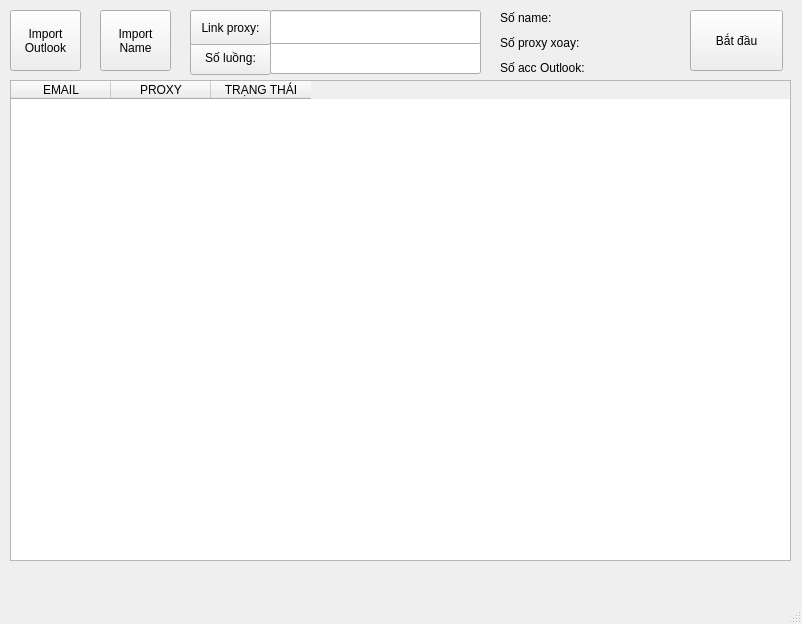
<?xml version="1.0" encoding="UTF-8"?>
<ui version="4.0">
 <class>MainWindow</class>
 <widget class="QMainWindow" name="MainWindow">
  <property name="geometry">
   <rect>
    <x>0</x>
    <y>0</y>
    <width>802</width>
    <height>624</height>
   </rect>
  </property>
  <property name="windowTitle">
   <string>MainWindow</string>
  </property>
  <widget class="QWidget" name="centralwidget">
   <widget class="QPushButton" name="pushButton">
    <property name="geometry">
     <rect>
      <x>10</x>
      <y>10</y>
      <width>71</width>
      <height>61</height>
     </rect>
    </property>
    <property name="text">
     <string>Import
Outlook</string>
    </property>
   </widget>
   <widget class="QPushButton" name="pushButton_2">
    <property name="geometry">
     <rect>
      <x>100</x>
      <y>10</y>
      <width>71</width>
      <height>61</height>
     </rect>
    </property>
    <property name="text">
     <string>Import
Name</string>
    </property>
   </widget>
   <widget class="QLabel" name="label">
    <property name="geometry">
     <rect>
      <x>500</x>
      <y>60</y>
      <width>101</width>
      <height>16</height>
     </rect>
    </property>
    <property name="font">
     <font>
      <pointsize>9</pointsize>
     </font>
    </property>
    <property name="text">
     <string>Số acc Outlook:</string>
    </property>
   </widget>
   <widget class="QLabel" name="label_2">
    <property name="geometry">
     <rect>
      <x>500</x>
      <y>10</y>
      <width>91</width>
      <height>16</height>
     </rect>
    </property>
    <property name="font">
     <font>
      <pointsize>9</pointsize>
     </font>
    </property>
    <property name="text">
     <string>Số name:</string>
    </property>
   </widget>
   <widget class="QPushButton" name="pushButton_4">
    <property name="geometry">
     <rect>
      <x>690</x>
      <y>10</y>
      <width>93</width>
      <height>61</height>
     </rect>
    </property>
    <property name="text">
     <string>Bắt đầu</string>
    </property>
   </widget>
   <widget class="QTableWidget" name="tableWidget">
    <property name="geometry">
     <rect>
      <x>10</x>
      <y>80</y>
      <width>781</width>
      <height>481</height>
     </rect>
    </property>
    <column>
     <property name="text">
      <string>EMAIL</string>
     </property>
    </column>
    <column>
     <property name="text">
      <string>PROXY</string>
     </property>
    </column>
    <column>
     <property name="text">
      <string>TRẠNG THÁI</string>
     </property>
    </column>
   </widget>
   <widget class="QLabel" name="label_3">
    <property name="geometry">
     <rect>
      <x>500</x>
      <y>35</y>
      <width>101</width>
      <height>16</height>
     </rect>
    </property>
    <property name="font">
     <font>
      <pointsize>9</pointsize>
     </font>
    </property>
    <property name="text">
     <string>Số proxy xoay:</string>
    </property>
   </widget>
   <widget class="QPushButton" name="pushButton_5">
    <property name="geometry">
     <rect>
      <x>190</x>
      <y>40</y>
      <width>81</width>
      <height>35</height>
     </rect>
    </property>
    <property name="text">
     <string>Số luồng:</string>
    </property>
   </widget>
   <widget class="QLineEdit" name="lineEdit">
    <property name="geometry">
     <rect>
      <x>270</x>
      <y>40</y>
      <width>211</width>
      <height>34</height>
     </rect>
    </property>
   </widget>
   <widget class="QLineEdit" name="lineEdit_2">
    <property name="geometry">
     <rect>
      <x>270</x>
      <y>10</y>
      <width>211</width>
      <height>34</height>
     </rect>
    </property>
   </widget>
   <widget class="QPushButton" name="pushButton_6">
    <property name="geometry">
     <rect>
      <x>190</x>
      <y>10</y>
      <width>81</width>
      <height>35</height>
     </rect>
    </property>
    <property name="text">
     <string>Link proxy:</string>
    </property>
   </widget>
   <zorder>pushButton</zorder>
   <zorder>pushButton_2</zorder>
   <zorder>label</zorder>
   <zorder>label_2</zorder>
   <zorder>pushButton_4</zorder>
   <zorder>label_3</zorder>
   <zorder>pushButton_5</zorder>
   <zorder>lineEdit</zorder>
   <zorder>lineEdit_2</zorder>
   <zorder>pushButton_6</zorder>
   <zorder>tableWidget</zorder>
  </widget>
  <widget class="QMenuBar" name="menubar">
   <property name="geometry">
    <rect>
     <x>0</x>
     <y>0</y>
     <width>802</width>
     <height>26</height>
    </rect>
   </property>
  </widget>
  <widget class="QStatusBar" name="statusbar"/>
 </widget>
 <resources/>
 <connections/>
</ui>
